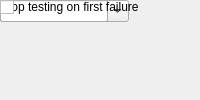
<?xml version="1.0" encoding="UTF-8"?>
<ui version="4.0">
 <class>MainWindow</class>
 <widget class="QMainWindow" name="MainWindow">
  <property name="windowTitle"><string>Unit Test Interface</string></property>
  <widget class="QWidget" name="centralwidget">
   <!-- NOTE: this is a simplified structural mirror of the generated
        <module>_ui.py, not a full round-trip Designer file. Regenerate
        both from the same spec if you need to edit layout by hand. -->
       <widget class="QLabel" name="label_tests_location">
     <property name="text"><string>Location of unit tests</string></property>
    </widget>
       <widget class="QLineEdit" name="tests_location"/>
       <widget class="QLabel" name="label_tests_file">
     <property name="text"><string>Name of test file</string></property>
    </widget>
       <widget class="QLineEdit" name="tests_file"/>
       <widget class="QLabel" name="label_test_type">
     <property name="text"><string>Test type:</string></property>
    </widget>
       <widget class="QComboBox" name="test_type">
     <item><property name="text"><string>all</string></property></item>
     <item><property name="text"><string>section</string></property></item>
     <item><property name="text"><string>section from block</string></property></item>
     <item><property name="text"><string>unit</string></property></item>
    </widget>
       <widget class="QLabel" name="label_subsection">
     <property name="text"><string>Library subsection:</string></property>
    </widget>
       <widget class="QLineEdit" name="subsection"/>
       <widget class="QLabel" name="label_block">
     <property name="text"><string>Library block</string></property>
    </widget>
       <widget class="QLineEdit" name="block"/>
       <widget class="QLabel" name="label_stop_first_fail">
     <property name="text"><string>Stop testing on first failure</string></property>
    </widget>
       <widget class="QCheckBox" name="stop_first_fail"/>
  </widget>
 </widget>
 <resources/>
 <connections/>
</ui>
